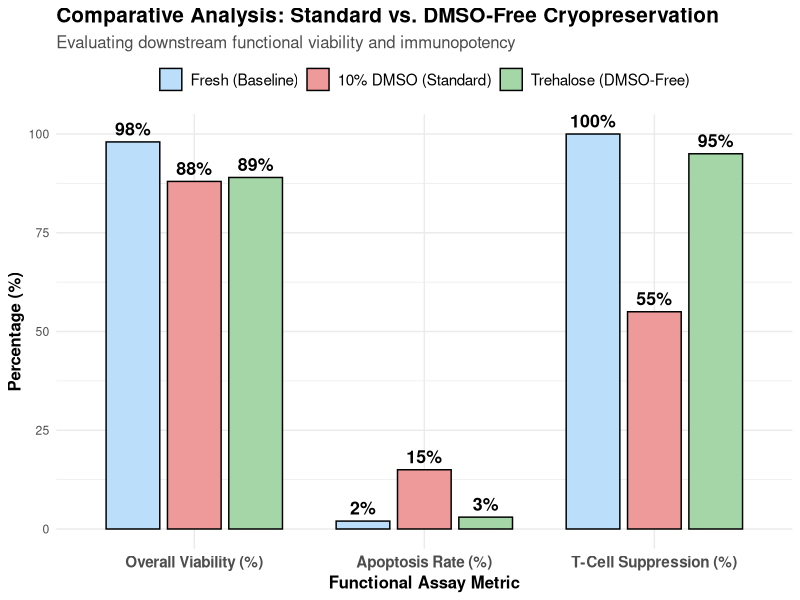

Source code (R):
# 1. Load the required libraries
library(ggplot2)
library(dplyr)
library(tidyr)

# 2. Build the Comparative Dataset (based on your Masterfile findings)
compare_data <- data.frame(
  Protocol = c("Fresh (Baseline)", "10% DMSO (Standard)", "Trehalose (DMSO-Free)"),
  Viability = c(98, 88, 89),               # Overall viability % post-thaw
  Apoptosis = c(2, 15, 3),                 # Immediate apoptosis %
  T_Cell_Suppression = c(100, 55, 95)      # Relative immunomodulatory potency %
)

# 3. Reshape the data for a Grouped Bar Chart
compare_long <- pivot_longer(
  compare_data, 
  cols = c("Viability", "Apoptosis", "T_Cell_Suppression"), 
  names_to = "Metric", 
  values_to = "Percentage"
)

# Clean up the metric names for the graph's X-axis
compare_long$Metric <- factor(compare_long$Metric, 
                              levels = c("Viability", "Apoptosis", "T_Cell_Suppression"),
                              labels = c("Overall Viability (%)", "Apoptosis Rate (%)", "T-Cell Suppression (%)"))

# Ensure the protocols display in the correct logical order in the legend
compare_long$Protocol <- factor(compare_long$Protocol, 
                                levels = c("Fresh (Baseline)", "10% DMSO (Standard)", "Trehalose (DMSO-Free)"))

# 4. Build the Comparative Plot
ggplot(compare_long, aes(x = Metric, y = Percentage, fill = Protocol)) +
  
  # The Geometry: position_dodge puts the bars side-by-side
  geom_bar(stat = "identity", position = position_dodge(width = 0.8), width = 0.7, color = "black") +
  
  # Add the exact percentages on top of each bar
  geom_text(aes(label = paste0(Percentage, "%")), 
            position = position_dodge(width = 0.8), 
            vjust = -0.5, size = 4.5, fontface = "bold") +
  
  # Custom, professional color palette
  scale_fill_manual(values = c("Fresh (Baseline)" = "#BBDEFB", 
                               "10% DMSO (Standard)" = "#EF9A9A", 
                               "Trehalose (DMSO-Free)" = "#A5D6A7")) +
  
  # The Labels and Titles
  labs(
    title = "Comparative Analysis: Standard vs. DMSO-Free Cryopreservation",
    subtitle = "Evaluating downstream functional viability and immunopotency",
    x = "Functional Assay Metric",
    y = "Percentage (%)"
  ) +
  
  # Clean, clinical theme formatting
  theme_minimal() +
  theme(
    plot.title = element_text(face = "bold", size = 15),
    plot.subtitle = element_text(size = 12, color = "gray30"),
    axis.title = element_text(face = "bold", size = 12),
    axis.text.x = element_text(size = 11, face = "bold"),
    legend.title = element_blank(), # Hides the redundant word 'Protocol' above the legend
    legend.position = "top",        # Moves legend to the top for a cleaner look
    legend.text = element_text(size = 11)
  )
